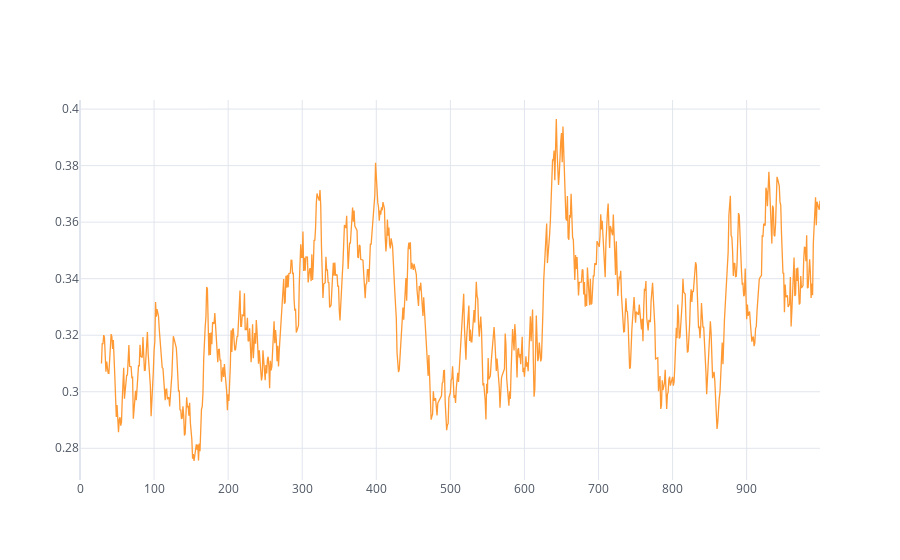

The cell this chart's notebook holds for it:
### Code cell
pd.Series(iris_results['models']['h2'].loss).rolling(30).mean().iplot()

### Figure 1 — Plotly figure (JSON) as saved in the notebook; plotly's stock layout.template omitted (floating-point values rounded to 4 significant figures; data arrays with more than 128 entries replaced by an {"elided": "..."} marker saying what was removed)
{"data": [{"line": {"color": "rgba(255, 153, 51, 1.0)", "dash": "solid", "shape": "linear", "width": 1.3}, "mode": "lines", "name": "None", "text": "", "type": "scatter", "x": {"elided": "1000 int values"}, "y": {"elided": "1000 mixed values"}}], "layout": {"legend": {"bgcolor": "#FFFFFF", "font": {"color": "#4D5663"}}, "paper_bgcolor": "#FFFFFF", "plot_bgcolor": "#FFFFFF", "title": {"font": {"color": "#4D5663"}}, "xaxis": {"gridcolor": "#E1E5ED", "showgrid": true, "tickfont": {"color": "#4D5663"}, "title": {"font": {"color": "#4D5663"}, "text": ""}, "zerolinecolor": "#E1E5ED"}, "yaxis": {"gridcolor": "#E1E5ED", "showgrid": true, "tickfont": {"color": "#4D5663"}, "title": {"font": {"color": "#4D5663"}, "text": ""}, "zerolinecolor": "#E1E5ED"}}}
